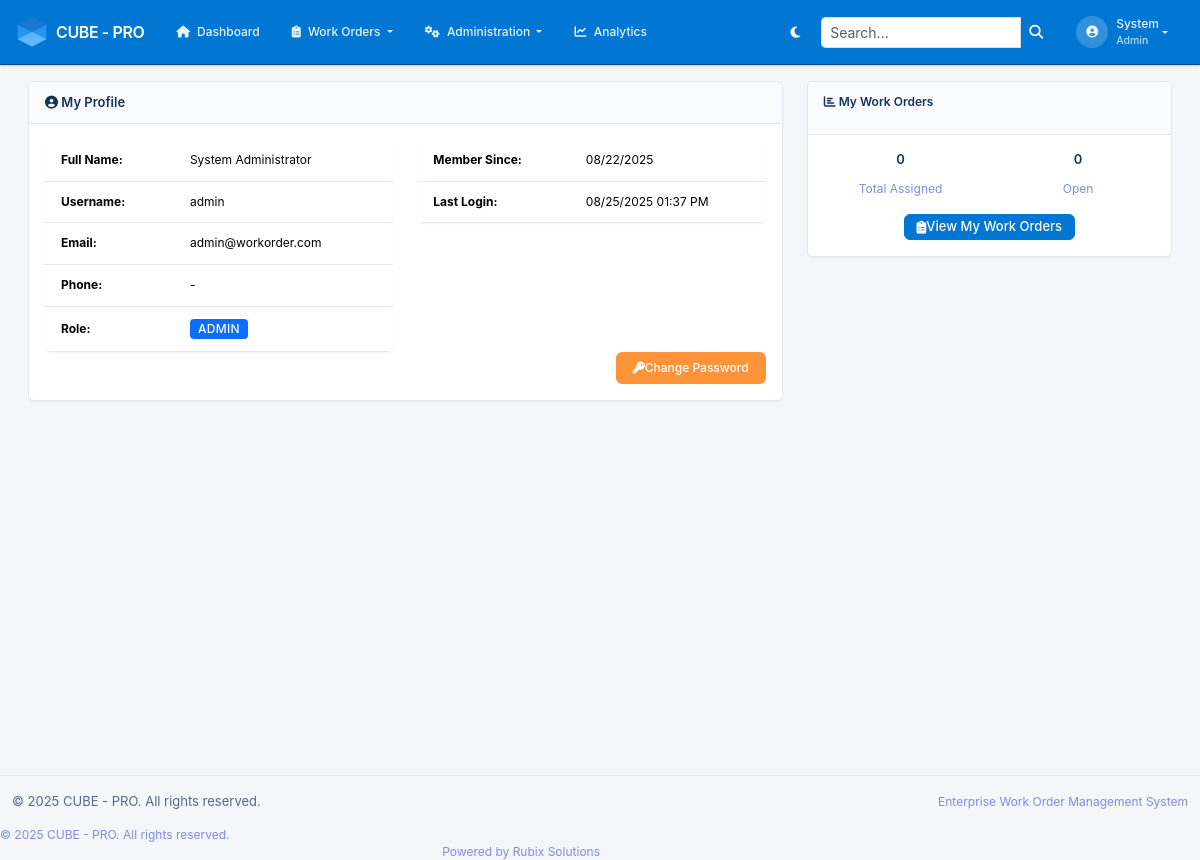
The page /profile (signed in) on the database as committed earlier.
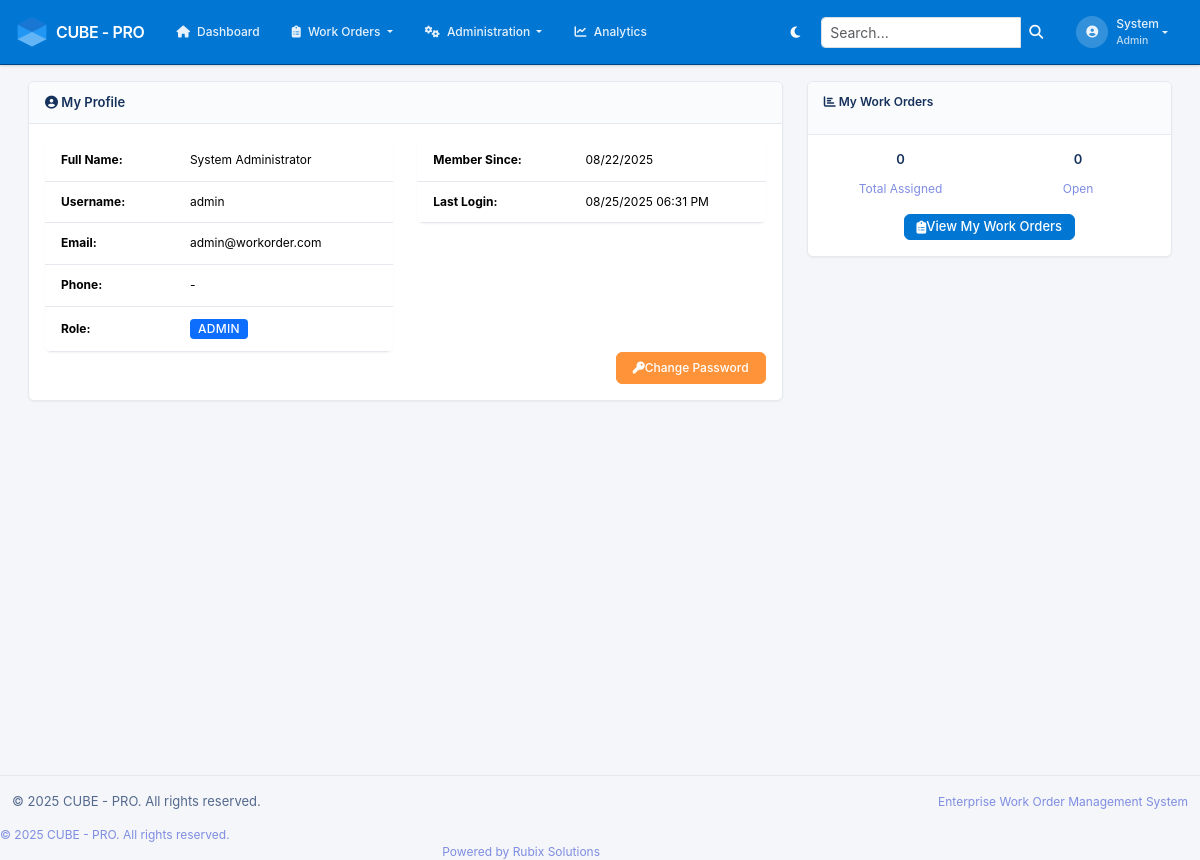
The same page on the database as committed later.
### app/models.py (models this page shows, shortened)
class User(UserMixin, db.Model):
    __tablename__ = 'users'
    id = db.Column(db.Integer, primary_key=True)
    username = db.Column(db.String(64), unique=True, nullable=False, index=True)
    email = db.Column(db.String(120), unique=True, nullable=False, index=True)
    password_hash = db.Column(db.String(255), nullable=False)
    first_name = db.Column(db.String(64), nullable=False)
    last_name = db.Column(db.String(64), nullable=False)
    phone = db.Column(db.String(20))
    is_active = db.Column(db.Boolean, default=True)
    created_at = db.Column(db.DateTime, default=lambda: datetime.now(timezone.utc))
    last_login = db.Column(db.DateTime)
    role_id = db.Column(db.Integer, db.ForeignKey('roles.id'))
    created_workorders = db.relationship('WorkOrder', foreign_keys='WorkOrder.created_by_id',
                                       backref='creator', lazy='dynamic')
    assigned_workorders = db.relationship('WorkOrder', foreign_keys='WorkOrder.assigned_to_id',
                                        backref='assignee', lazy='dynamic')
    activities = db.relationship('WorkOrderActivity', backref='user', lazy='dynamic')
    @property
    def full_name(self):
        return f"{self.first_name} {self.last_name}"
    def has_role(self, role_name):
        return self.role and self.role.name == role_name

class Role(db.Model):
    __tablename__ = 'roles'
    id = db.Column(db.Integer, primary_key=True)
    name = db.Column(db.String(64), unique=True, nullable=False)
    description = db.Column(db.String(255))
    created_at = db.Column(db.DateTime, default=lambda: datetime.now(timezone.utc))
    users = db.relationship('User', backref='role', lazy='dynamic')

### app/main/routes.py (the view)
@bp.route('/profile')
@login_required
def profile():
    total_assigned = current_user.assigned_workorders.count()
    open_assigned = db.session.query(WorkOrder).join(WorkOrderStatus).filter(
        WorkOrder.assigned_to_id == current_user.id,
        ~WorkOrderStatus.is_final
    ).count()
    workorder_stats = {
        'total_assigned': total_assigned,
        'open_assigned': open_assigned
    }
    return render_template('main/profile.html',
                         title='My Profile',
                         workorder_stats=workorder_stats)

### app/__init__.py (called while the page is built)
@login_manager.user_loader
def load_user(user_id):
    from app.models import User
    return User.query.get(int(user_id))

### app/templates/main/profile.html
{% extends "base.html" %}
{% block content %}
<div class="row">
    <div class="col-md-8">
        <div class="card">
            <div class="card-header">
                <h4 class="mb-0"><i class="fas fa-user-circle"></i> My Profile</h4>
            </div>
            <div class="card-body">
                <div class="row">
                    <div class="col-md-6">
                        <table class="table table-sm">
                            <tr>
                                <td><strong>Full Name:</strong></td>
                                <td>{{ current_user.full_name }}</td>
                            </tr>
                            <tr>
                                <td><strong>Username:</strong></td>
                                <td>{{ current_user.username }}</td>
                            </tr>
                            <tr>
                                <td><strong>Email:</strong></td>
                                <td>{{ current_user.email }}</td>
                            </tr>
                            <tr>
                                <td><strong>Phone:</strong></td>
                                <td>{{ current_user.phone or '-' }}</td>
                            </tr>
                            <tr>
                                <td><strong>Role:</strong></td>
                                <td>
                                    <span class="badge bg-primary">{{ current_user.role.name.title() }}</span>
                                </td>
                            </tr>
                        </table>
                    </div>
                    <div class="col-md-6">
                        <table class="table table-sm">
                            <tr>
                                <td><strong>Member Since:</strong></td>
                                <td>{{ current_user.created_at.strftime('%m/%d/%Y') }}</td>
                            </tr>
                            <tr>
                                <td><strong>Last Login:</strong></td>
                                <td>
                                    {% if current_user.last_login %}
                                        {{ current_user.last_login.strftime('%m/%d/%Y %I:%M %p') }}
                                    {% else %}
                                        <span class="text-muted">This session</span>
                                    {% endif %}
                                </td>
                            </tr>
                        </table>
                    </div>
                </div>
                <div class="text-end">
                    <a href="{{ url_for('auth.change_password') }}" class="btn btn-warning">
                        <i class="fas fa-key"></i> Change Password
                    </a>
                </div>
            </div>
        </div>
    </div>
    <div class="col-md-4">
        <div class="card">
            <div class="card-header">
                <h6><i class="fas fa-chart-bar"></i> My Work Orders</h6>
            </div>
            <div class="card-body text-center">
                <div class="row">
                    <div class="col-6">
                        <h4>{{ workorder_stats.total_assigned if workorder_stats else 0 }}</h4>
                        <small class="text-muted">Total Assigned</small>
                    </div>
                    <div class="col-6">
                        <h4>{{ workorder_stats.open_assigned if workorder_stats else 0 }}</h4>
                        <small class="text-muted">Open</small>
                    </div>
                </div>
                <div class="mt-3">
                    <a href="{{ url_for('workorders.list_workorders') }}" class="btn btn-primary btn-sm">
                        <i class="fas fa-clipboard-list"></i> View My Work Orders
                    </a>
                </div>
            </div>
        </div>
    </div>
</div>
{% endblock %}

### app/templates/base.html (shortened to what this page needs)
<!DOCTYPE html>
<html lang="en" data-bs-theme="light">
<head>
    <link href="https://cdn.jsdelivr.net/npm/bootstrap@5.3.2/dist/css/bootstrap.min.css" rel="stylesheet">
    <link href="https://cdnjs.cloudflare.com/ajax/libs/font-awesome/6.4.0/css/all.min.css" rel="stylesheet">
    <link href="{{ url_for('static', filename='css/style.css') }}" rel="stylesheet">
</head>
<body>
    {% if current_user.is_authenticated %}
    <nav class="navbar navbar-expand-lg navbar-dark">
        <div class="container-fluid px-3">
            <a class="navbar-brand fw-semibold d-flex align-items-center" href="{{ url_for('main.dashboard') }}">
                <img src="{{ url_for('static', filename='img/cube.svg') }}" alt="Cube Logo" style="height:32px;width:32px;object-fit:contain;" class="me-2">
                CUBE - PRO
            </a>
            <div class="collapse navbar-collapse" id="navbarNav">
                <ul class="navbar-nav me-auto">
                    <li class="nav-item">
                        <a class="nav-link px-2" href="{{ url_for('main.dashboard') }}">
                            <i class="fas fa-home me-1"></i> Dashboard
                        </a>
                    </li>
                    <li class="nav-item dropdown">
                        <a class="nav-link dropdown-toggle px-2" href="#" id="workordersDropdown" role="button" data-bs-toggle="dropdown">
                            <i class="fas fa-clipboard-list me-1"></i> Work Orders
                        </a>
                    </li>
                    {% if current_user.role and (current_user.role.name == 'admin' or current_user.role.name == 'manager') %}
                    <li class="nav-item dropdown">
                        <a class="nav-link dropdown-toggle px-2" href="#" id="adminDropdown" role="button" data-bs-toggle="dropdown">
                            <i class="fas fa-cogs me-1"></i> Administration
                        </a>
                    </li>
                    <li class="nav-item">
                        <a class="nav-link px-2" href="{{ url_for('reporting.dashboard') }}">
                            <i class="fas fa-chart-line me-1"></i> Analytics
                        </a>
                    </li>
                    {% endif %}
                </ul>
                <button class="btn btn-outline-light btn-sm me-2" id="themeToggle">
                    <i class="fas fa-moon"></i>
                </button>
                <form class="d-flex me-2" method="GET" action="{{ url_for('main.search') }}">
                    <div class="input-group input-group-sm">
                        <input class="form-control" type="search" name="q" placeholder="Search..." aria-label="Search" style="max-width: 200px;">
                        <button class="btn btn-outline-light" type="submit">
                            <i class="fas fa-search"></i>
                        </button>
                    </div>
                </form>
                <ul class="navbar-nav">
                    <li class="nav-item dropdown">
                        <a class="nav-link dropdown-toggle d-flex align-items-center" href="#" id="navbarDropdown" role="button" data-bs-toggle="dropdown">
                            <div class="user-avatar me-2">
                                <i class="fas fa-user-circle"></i>
                            </div>
                            <div class="user-info d-none d-md-block">
                                <div class="fw-medium">{{ current_user.first_name }}</div>
                                <small class="text-light opacity-75">{{ current_user.role.name|title if current_user.role else 'User' }}</small>
                            </div>
                        </a>
                    </li>
                </ul>
            </div>
        </div>
    </nav>
    {% endif %}
    <main class="{% if current_user.is_authenticated %}main-content{% else %}auth-content{% endif %}">
        {% if current_user.is_authenticated %}
        <div class="container-fluid">
        {% endif %}
            {% block content %}{% endblock %}
        {% if current_user.is_authenticated %}
        </div>
        {% endif %}
    </main>
    {% if current_user.is_authenticated %}
    <footer class="footer mt-auto">
    <div class="{% if current_user.is_authenticated %}container-fluid{% else %}container d-flex align-items-center justify-content-center min-vh-100{% endif %}">
            <div class="row align-items-center">
                <div class="col-md-6">
                    <p class="mb-0">&copy; 2025 CUBE - PRO. All rights reserved.</p>
                </div>
                <div class="col-md-6 text-end">
                    <span class="text-muted">Enterprise Work Order Management System</span>
                </div>
            </div>
        </div>
    </footer>
    {% endif %}
                <div class="col-md-6">
                    <p class="mb-0 text-muted">
                        © 2025 CUBE - PRO. All rights reserved.
                    </p>
                </div>
                <div class="col-md-6 text-md-end">
                    <p class="mb-0 text-muted">
                        Powered by Rubix Solutions
                    </p>
                </div>
</body>
</html>

### app/static/css/style.css (style rules this page uses)
* { box-sizing: border-box; }
body { font-family: var(--font-primary); font-size: var(--font-size-base); line-height: 1.4; font-weight: 400; color: var(--gray-800); background-color: var(--gray-100); margin: 0; padding: 0; }
.main-content { min-height: calc(100vh - 90px); padding: var(--spacing-lg) var(--spacing-lg) var(--spacing-xl); }
.navbar { background-color: var(--primary-color) !important; border-bottom: var(--border-width) solid var(--primary-dark); padding: var(--spacing-sm) 0; box-shadow: var(--shadow-md); min-height: 48px; }
.navbar-brand { font-weight: 600; font-size: var(--font-size-xl); letter-spacing: -0.025em; color: white !important; }
.navbar-nav .nav-link { font-weight: 500; font-size: var(--font-size-sm); color: rgba(255, 255, 255, 0.9) !important; padding: var(--spacing-sm) var(--spacing-md) !important; margin: 0 var(--spacing-xs); border-radius: var(--border-radius-sm); transition: all 0.2s ease; }
.user-avatar { width: 32px; height: 32px; background: rgba(255, 255, 255, 0.2); border-radius: 50%; display: flex; align-items: center; justify-content: center; }
.user-info { font-size: var(--font-size-xs); line-height: 1.3; }
.card { border: var(--border-width) solid var(--gray-200); border-radius: var(--border-radius-md); box-shadow: var(--shadow-sm); transition: box-shadow 0.2s ease; background-color: white; margin-bottom: var(--spacing-lg); }
.card-header { background-color: var(--gray-50); border-bottom: var(--border-width) solid var(--gray-200); font-weight: 600; font-size: var(--font-size-sm); padding: var(--spacing-md) var(--spacing-lg); color: var(--gray-700); }
.card-body { padding: var(--spacing-lg); }
.badge { font-weight: 500; font-size: var(--font-size-xs); padding: 0.25rem 0.5rem; border-radius: var(--border-radius-sm); text-transform: uppercase; letter-spacing: 0.025em; }
.table { font-size: var(--font-size-sm); border-collapse: separate; border-spacing: 0; border-radius: var(--border-radius-md); overflow: hidden; box-shadow: var(--shadow-sm); background-color: white; margin-bottom: 0; }
.table tbody tr { transition: background-color 0.2s ease; }
.table tbody td { padding: var(--spacing-md) var(--spacing-lg); border-bottom: var(--border-width) solid var(--gray-200); vertical-align: middle; }
.btn { border-radius: var(--border-radius-sm); padding: var(--spacing-sm) var(--spacing-lg); font-weight: 500; font-size: var(--font-size-sm); transition: all 0.2s ease; border: var(--border-width) solid transparent; cursor: pointer; text-decoration: none; display: inline-flex; align-items: center; justify-content: center; line-height: 1.2; }
.btn-sm { padding: 0.25rem 0.75rem; font-size: var(--font-size-xs); }
.btn-primary { background-color: var(--primary-color); border-color: var(--primary-color); color: white; }
.btn-warning { background-color: var(--warning-color); border-color: var(--warning-color); color: white; }
.form-control, .form-select { border-radius: var(--border-radius-sm); border: var(--border-width) solid var(--gray-300); padding: var(--spacing-sm) var(--spacing-md); font-size: var(--font-size-sm); transition: all 0.2s ease; background-color: white; color: var(--gray-800); }
.input-group { border-radius: var(--border-radius-sm); overflow: hidden; }
.footer { background-color: var(--gray-100); border-top: var(--border-width) solid var(--gray-200); padding: var(--spacing-lg) 0; margin-top: auto; font-size: var(--font-size-xs); color: var(--gray-600); }
h1, h2, h3, h4, h5, h6 { font-weight: 600; color: var(--gray-800); line-height: 1.3; margin-bottom: var(--spacing-md); }
h4 { font-size: var(--font-size-base); }
h6 { font-size: var(--font-size-xs); }
.text-muted { color: var(--gray-500) !important; font-size: var(--font-size-sm); }
* { transition: color 0.2s ease, background-color 0.2s ease, border-color 0.2s ease, box-shadow 0.2s ease; }
.card { transform: none !important; }
.navbar-brand { font-weight: bold; }
.btn { border-radius: 0.375rem; font-weight: 500; }

Rows that differ between the two databases and show on the page:
changed User "System": last_login "08/25/2025 01:37 PM" → "08/25/2025 06:31 PM"
